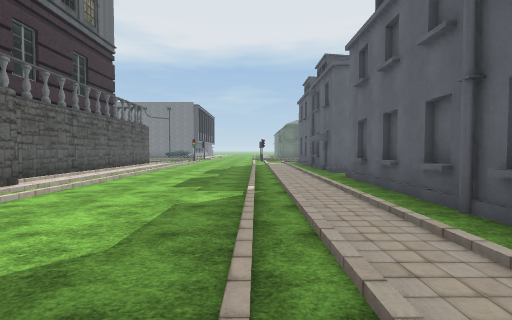
view 1 (above)

24 first-person views from a walk through a 3-D level made in the Unity game engine. The camera is 1.5 m above the floor, tilts 2° down and sees 85° across. The floor is counted in squares, 2 m on a side. Each view is taken from the middle of a square. On the plan, view 1 faces up. The plan holds only what a view shows up to about 10 squares ahead; the rest is blank. The place goes on beyond the plan. Flat ground stands in for the terrain. Some surface patterns are stand-ins.

view 2
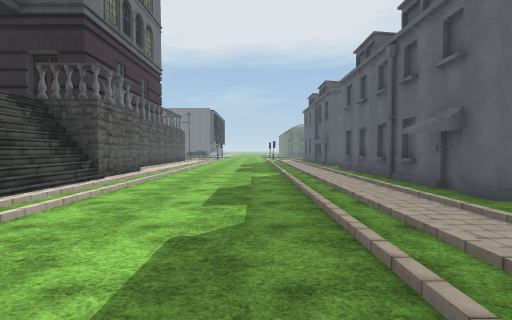

view 3
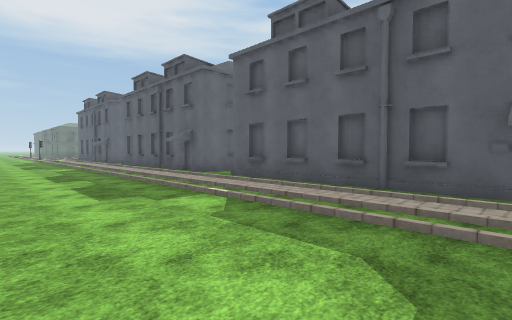

view 4
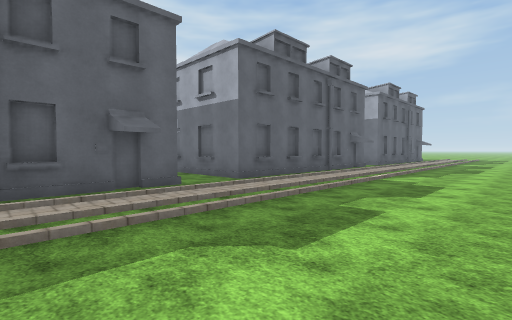

view 5
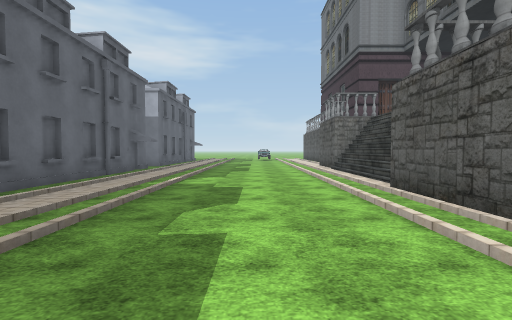

view 6
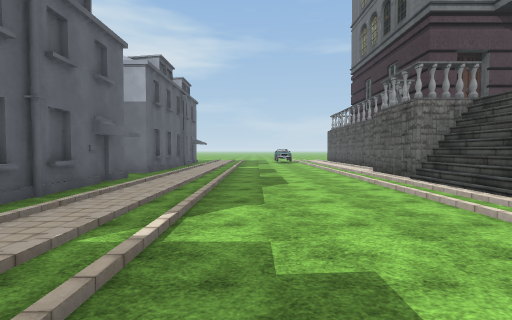

view 7
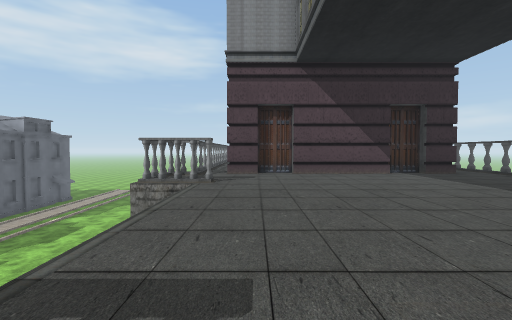

view 8
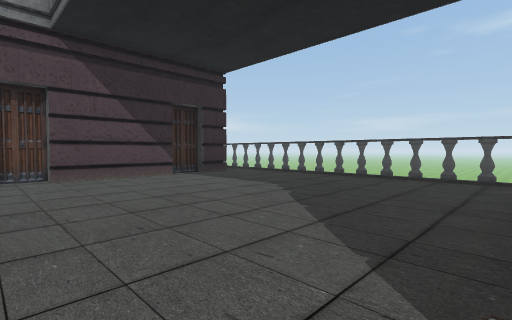

view 9
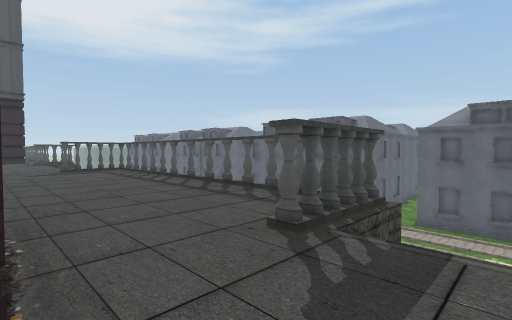

view 10
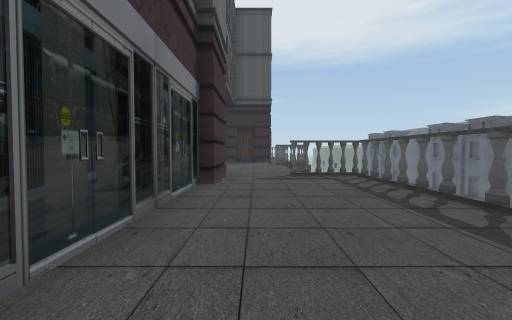

view 11
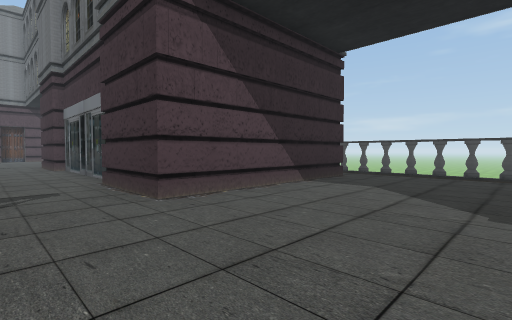

view 12
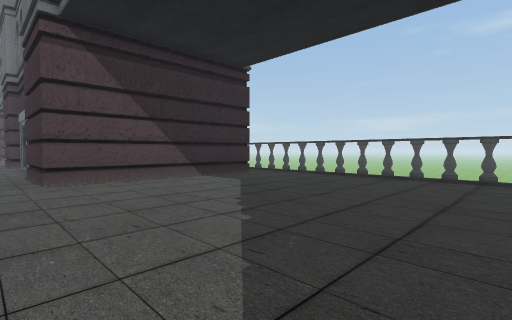

view 13
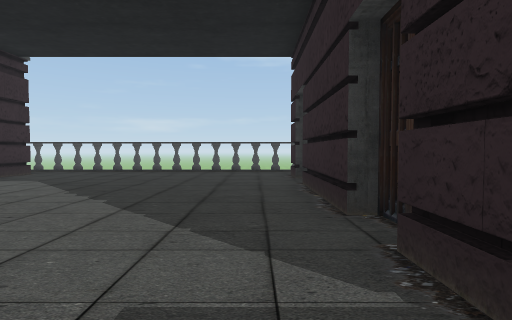

view 14
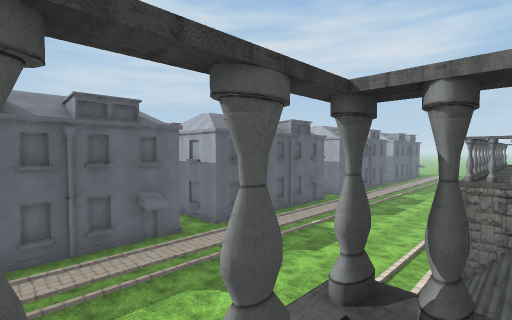

view 15
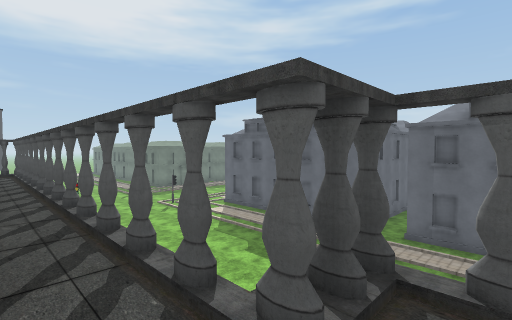

view 16
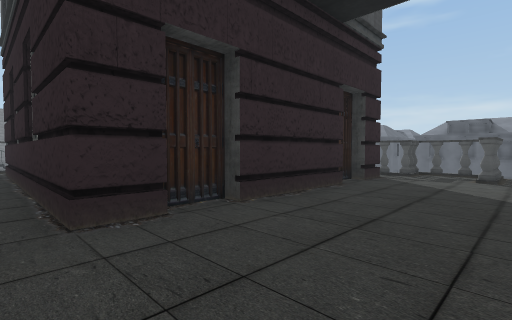

view 17
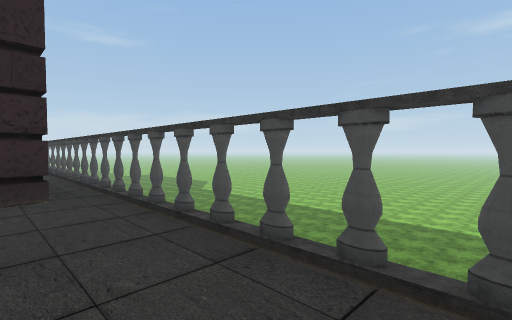

view 18
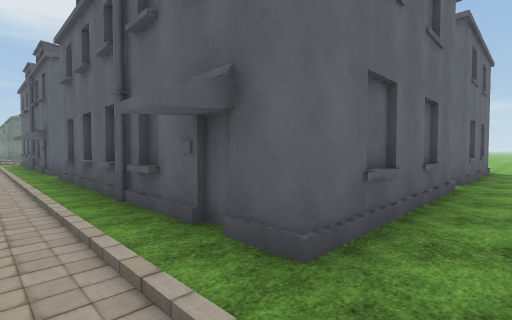

view 19
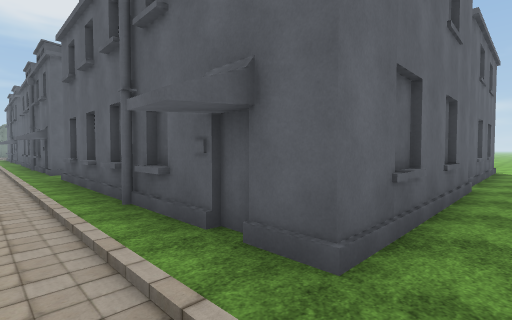

view 20
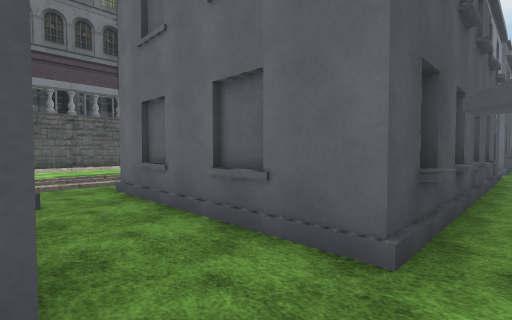

view 21
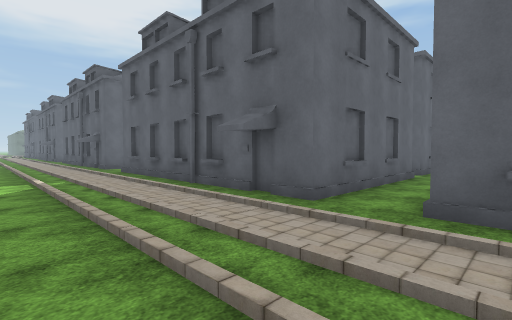

view 22
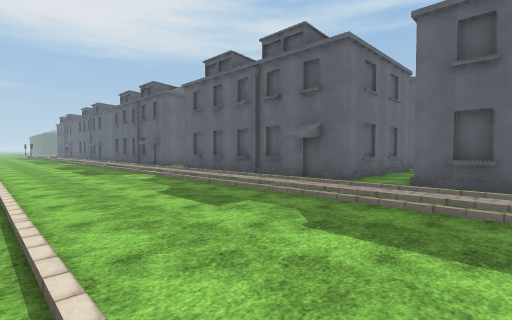

view 23
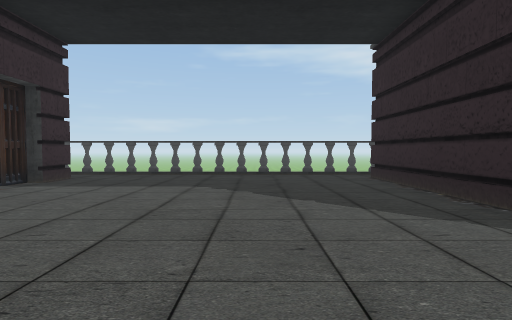

view 24
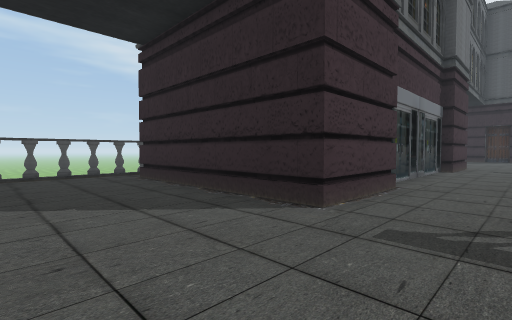

### Floor plan
Key: @ floor where view 1 was taken; # wall or solid block; x gap in a wall; . main floor; : floor 4.25 m higher than the main floor; / step, stairs or slope; v drop or lower ground; B building.
Columns run from 16 left of view 1 to 13 right of it. Each row starts with its distance up from view 1.
 12  :#       #  .../ .#
 11  :#       #  .../ .#
 10  :#      ##./.../..#
  9  :#      ##./.../...B
  8  :#      ##./.../...B
  7  :###  ####./.../..#
  6 /:#######:#//.../..#
  5 #::::::::::v/.../..#
  4 /:::::::::#//.../..#
  3 #:::::::::///.../..#
  2 #:::::::::///.../..#   #
  1 #:::::::::///.../..#   #     B
  0 #:::::::::///...@..#B#B#.#B###
 -1 #:::::::::///.../..........
 -2 #:######::///.../..#   #.
 -3 #:     #::##/.../..#   #.
 -4 #:    ##:::x/.../..#   #.
 -5 #:    #::::x/.../..#   #.
 -6 v:    #::::# .../..#   #.
 -7 #:    #::::/ .../..#   #.
 -8       #::::/ .../..#   B.    B
 -9       #::::#/.../..#####.#####
-10       #:::://.../..........
-11       ##:::#/.../..###B#. B
-12   ######::##/.../..#
-13 #:::::::::///.../..#
-14 #::::::::: //.../..#
-15 v:::::::::///.../..#
-16 #:::::::::///.../..#
-17 #:::::::::///.../..#
-18 #:::::::::///.../..####
-19 #:::::::::#//.../......
-20 #::::::::::v/.../...B.B
-21 #:######### /.../..#
-22 v:     #### /.../..#

Positions as (right, up) in squares from view 1, and headings:
1: (0, 0), facing up
2: (-1, -4), facing up
3: (-3, -8), facing up-right
4: (-3, -6), facing down-right
5: (-2, -7), facing down
6: (-1, -11), facing down
7: (-8, -12), facing down
8: (-8, -13), facing down-left
9: (-9, -14), facing up-right
10: (-8, -11), facing up
11: (-7, 2), facing down-left
12: (-8, 5), facing down-left
13: (-6, 5), facing left
14: (-6, 5), facing down-right
15: (-7, 5), facing up-right
16: (-15, 3), facing up-right
17: (-14, 3), facing down-left
18: (1, -1), facing up-right
19: (1, -10), facing up-right
20: (8, -11), facing up-left
21: (-1, -21), facing up-right
22: (-4, -22), facing up-right
23: (-7, -16), facing left
24: (-7, -16), facing up-left
